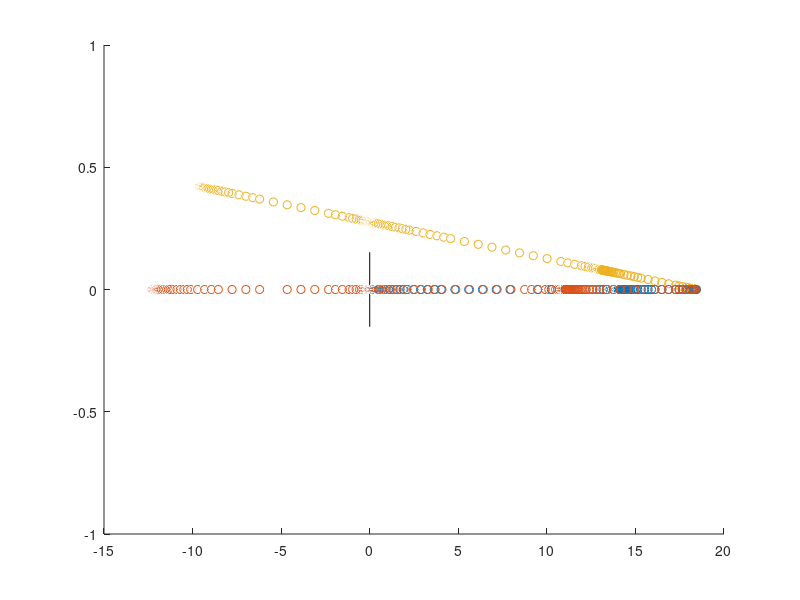

This chart was generated by the following MATLAB code:
% Main function.
function main
    hold on
    fprintf('start\n');
% option 1
   tab1 = Devoir2(1, [-120*1000/3600 0 4.55*1000/3600]);

    x1 = tab1(:, 5);
    y1 = tab1(:, 6);
    z1 = tab1(:, 7);
    
    scatter3(x1,y1,z1);
    
   tab2 = Devoir2(1, [-120*1000/3600 0 7.79*1000/3600]);
   
    x2 = tab2(:, 5);
    y2 = tab2(:, 6);
    z2 = tab2(:, 7);
    
   scatter3(x2,y2,z2);
    
   tab3 = Devoir2(1, [-120*1000/3600 1.8*1000/3600 5.63*1000/3600]);
   
    x3 = tab3(:, 5);
    y3 = tab3(:, 6);
    z3 = tab3(:, 7);
    
    scatter3(x3,y3,z3);
% option 1 end

% option 2
   tab21 = Devoir2(2, [-120*1000/3600 0 4.55*1000/3600]);

    x21 = tab21(:, 5);
    y21 = tab21(:, 6);
    z21 = tab21(:, 7);
    
    %scatter3(x21,y21,z21);
    
   tab22 = Devoir2(2, [-120*1000/3600 0 7.79*1000/3600]);
   
    x22 = tab22(:, 5);
    y22 = tab22(:, 6);
    z22 = tab22(:, 7);
    
    %scatter3(x22,y22,z22);
    
   tab23 = Devoir2(2, [-120*1000/3600 1.8*1000/3600 5.63*1000/3600]);
   
    x23 = tab23(:, 5);
    y23 = tab23(:, 6);
    z23 = tab23(:, 7);
    
    %scatter3(x23,y23,z23);
% option 2 end

% option 3
   tab31 = Devoir2(3, [-120*1000/3600 0 4.55*1000/3600]);

    x31 = tab31(:, 5);
    y31 = tab31(:, 6);
    z31 = tab31(:, 7);
    
    %scatter3(x31,y31,z31);
    
   tab32 = Devoir2(3, [-120*1000/3600 0 7.79*1000/3600]);
   
    x32 = tab32(:, 5);
    y32 = tab32(:, 6);
    z32 = tab32(:, 7);
    
    %scatter3(x32,y32,z32);
    
   tab33 = Devoir2(3, [-120*1000/3600 1.8*1000/3600 5.63*1000/3600]);
   
    x33 = tab33(:, 5);
    y33 = tab33(:, 6);
    z33 = tab33(:, 7);
    
    %scatter3(x33,y33,z33);
% option 1 end
zp = ZonePrise();

patch( [0 0 0 0], [zp(3) zp(3) zp(1) zp(1)], [zp(4) zp(2) zp(2) zp(4)], [0.5 0.5 0.5])

axis([-15 20 -1 1 0 3]); 
end

function y = dt()
    y = 0.1;
end
function y = Pos0()
	y = [18.44 0 2.1];
end

function y = db()
     y = 0.073;
end

function y = mb()
    y = 0.145;
end

function y = ZonePrise()
     y = [-0.1524 0.8 0.1525 1.8];
end

function y = pAir()
    y = 1.1644;
end

function y = Cv()
    y = 1.45
end

function y = w()
    y = [0 0 50];
end

function y = Cm(w)
norme = norm(w);
    y = 1.6*10^(-3)*norme;
end

function y = Devoir2(option, vi)
    deltaT = dt();
    qSol = zeros(7);
    pos = Pos0();
    qSol(1,:) = [0 vi(1) vi(2) vi(3) pos(1) pos(2) pos(3)];
    i = 1;
    while( i == 1 || estArrive(qSol(i, :), qSol(i-1,:)) == 0)
        switch option
            case 1
                qSol(i+1,:) = SEDEuler(qSol(i,:), deltaT, G1(qSol(i,:), deltaT));
                
             case 2
                qSol(i+1,:) = SEDEuler(qSol(i,:), deltaT, G2(qSol(i,:), deltaT));
             case 3
                 qSol(i+1,:) = SEDEuler(qSol(i,:), deltaT, G3(qSol(i,:), deltaT));
        end
        
        i = i + 1;
    end
    y = qSol;
end

function y = estArrive(q1, q0)
    zone = ZonePrise();
    rayon = db()/2;
    y=0;
    vitesse = [q1(2) q1(3) q1(4)];
    pos = [q1(5) q1(6) q1(7)];
    if(q1(7) <= 0)
        y=1;
        fprintf('arrive a terre avec t=%f, pos=%s, vitesse=%s,   \n', q1(1), mat2str(pos), mat2str(vitesse));
    else if (q1(5) <= 0 && q0(5) >= 0)
            if(q1(6) - rayon >= zone(1) && q1(6) + rayon <= zone(3))
                if(q1(7) - rayon >= zone(2) && q1(7) + rayon <= zone(4))
                    y =1;
                    fprintf('arrive dans la zone avec t=%f, pos=%s, vitesse=%s,   \n', q1(1), mat2str(pos), mat2str(vitesse));
                end
            end
        end
    end 
end

function qs= SEDEuler (q0 ,Deltat , fonctiong )
    %
    % Solution ED dq/dt= fonctiong (q,t)
    % Methode de Euler
    % qs : vecteur final [tf q(tf )]
    % q0 : vecteur initial [ti q(ti )]
    % Deltat : intervalle de temps
    % fonctiong : membre de droite de ED.
    % Ceci est un m- file de matlab
    % qui retourne [1 dq/dt(ti )]
    qs=q0+ fonctiong* Deltat + [Deltat 0 0 0 0 0 0];
    
    maxIt = 100;
    nbIt = 1;
    % Extrapolation de Richardson
    while (nbIt < maxIt)
        % Calculer avec plus de precision
        nbIt = nbIt*2;
        DeltatPetit = Deltat/nbIt;
        q2=q0+ fonctiong* DeltatPetit + [DeltatPetit 0 0 0 0 0 0];
        % Determiner le taux d'erreur
        avgsol=(q2+qs)/2.;
        ErrSol=(q2-qs);
        MaxErr=max(abs(ErrSol./avgsol));
        qs = q2;
        % Si le taux d'erreur est acceptable, quitter la boucle
        if(MaxErr < 0.25)
            qs = qs + ErrSol/15.;
            break;
        end
    end
            
    
end

function y = G1(q0, deltaT)
%     y = [q0(1)+deltaT 0 0 -9.8 q0(2) q0(3) q0(4)];
    y = [0 0 0 -9.8 q0(2) q0(3) q0(4)];
end
function y = G2(q0, ~)
    norme = norm([q0(2) q0(3) q0(4)]);

    ax = -(((pi*db()*db())/8)*pAir()*Cv()*norme*q0(2))/mb();
    ay = -(((pi*db()*db())/8)*pAir()*Cv()*norme*q0(3))/mb();
    az = -(((pi*db()*db())/8)*pAir()*Cv()*norme*q0(4))/mb() - 9.8;

    %y = [q0(1)+deltaT fx fy fz q0(2) q0(3) q0(4)];
    y = [0 ax ay az q0(2) q0(3) q0(4)];
end


function y = G3(q0, deltaT)
    v = [q0(2) q0(3) q0(4)]
    normeV = norm(v);
    normeW = norm(w());
 
    a = (cross((((pi*db()*db())/8)*pAir()*Cm(w())*normeV/normeW*w()),v)/mb()) -(((pi*db()*db())/8)*pAir()*Cv()*normeV*v)/mb();
    

    %y = [q0(1)+deltaT f(1) f(2) f(3)-9.8 q0(2) q0(3) q0(4)];
    y = [0 a(1) a(2) a(3)-9.8 q0(2) q0(3) q0(4)];
end